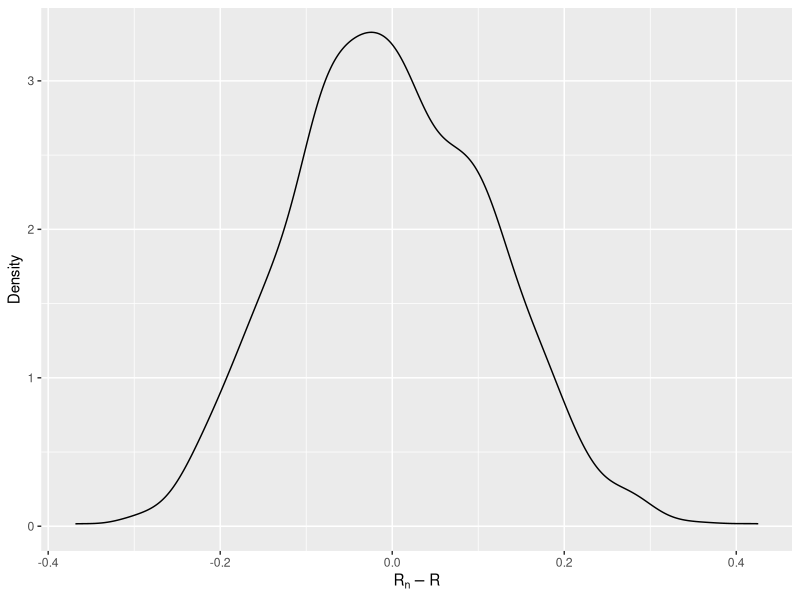
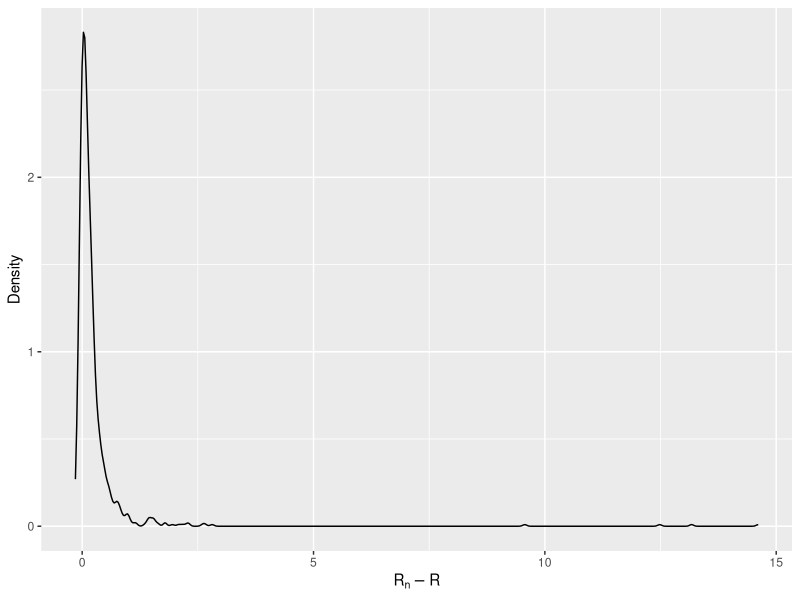

Write R code to recreate these figures, in order. (Note: a time limit stopped this script after it produced the figures.)
## ---- chunk 1
library(ggplot2)
library(dplyr)

toy_data <- function(n, seed = NULL) {
  set.seed(seed)
  x <- matrix(rnorm(8 * n), ncol = 8)
  z <- 0.4 * x[, 1] - 0.5 * x[, 2] + 1.75 * x[, 3] - 0.2 * x[, 4] + x[, 5]
  y <- runif(n) > 1 / (1 + exp(-z))
  return(data.frame(x = x, y = y))
}

log_loss <- function(y, p) {
  -(y * log(p) + (1 - y) * log(1 - p))
}
## ---- chunk 2
df_dgp <- toy_data(100000, 1)
## ---- chunk 3
h_dgp <- glm(y ~ ., data = df_dgp, family = "binomial")
losses <- log_loss(df_dgp$y, predict(h_dgp, df_dgp, type = "response"))
cat(sprintf("Model's risk SE: %.4f\n", sd(losses) / sqrt(nrow(df_dgp))))
## ---- chunk 4
data_train <- toy_data(50, 0)
h <- glm(y ~ ., data = data_train, family = "binomial")

# Compute the true model risk from the DGP
compute_model_risk <- function(model, data, aggregate = TRUE) {
  losses <- log_loss(
    data$y,
    predict(model, select(data, !"y"), type = "response")
  )
  if (aggregate) mean(losses) else losses
}
true_risk <- compute_model_risk(h, df_dgp)
## ---- chunk 5
standard_errors <- vector("numeric", 1000)
ci_include <- vector("logical", 1000)
risk_differences <- vector("numeric", 1000)

# Compute CI using empirical risk and check if true risk is contained
for (i in 1:1000) {
  data_test <- toy_data(50, i + 1)
  losses <- compute_model_risk(h, data_test, aggregate = FALSE)
  est_risk <- mean(losses)
  standard_errors[i] <- sd(losses) / sqrt(nrow(data_test))

  ci <- est_risk + c(-1, 1) * 1.96 * standard_errors[i]
  ci_include[i] <- true_risk >= ci[1] && true_risk <= ci[2]

  risk_differences[i] <- est_risk - true_risk
}

baseline_50_50 <- mean(log_loss(df_dgp$y, 0.5))
## ---- chunk 6
data.frame(risk_differences) |>
  ggplot(aes(x = risk_differences)) +
  geom_density() +
  xlab(bquote(R[n] - R)) +
  ylab("Density")

cat(
  sprintf("True risk proxy: %.4f\n", true_risk),
  sprintf("Mean difference: %.4f\n", mean(risk_differences)),
  sprintf("0.5-0.5 baseline true risk: %.4f\n", baseline_50_50),
  sprintf("Median standard error: %.4f\n", median(standard_errors)),
  sprintf(
    "Percentage of 95CI that contain the true risk proxy: %.1f%%\n",
    100 * mean(ci_include)
  ), sep = ""
)
## ---- chunk 7
risk_differences <- vector("numeric", 50)

for (i in 1:50) {
  toy_1 <- toy_data(50, 2 * i)
  toy_2 <- toy_data(50, 2 * i + 1)
  models <- lapply(list(toy_1, rbind(toy_1, toy_2)), function(data) {
    glm(y ~ ., data = data, family = "binomial")
  })
  risks <- sapply(models, function(h) compute_model_risk(h, df_dgp))
  risk_differences[i] <- risks[1] - risks[2]
}
## ---- chunk 8
cat("Summary of true risk h1 - true risk h2:\n")
summary(risk_differences)
## ---- chunk 9
data <- toy_data(100, 0)
h_0 <- glm(y ~ ., data = data, family = "binomial")
true_risk <- compute_model_risk(h_0, df_dgp)

standard_errors <- vector("numeric", 1000)
ci_include <- vector("logical", 1000)
risk_differences <- vector("numeric", 1000)

for (i in 1:1000) {
  train_indices <- sample(nrow(data), nrow(data) / 2)
  train <- data[train_indices, ]
  test <- data[-train_indices, ]
  h <- glm(y ~ ., data = train, family = "binomial")

  losses <- compute_model_risk(h, test, aggregate = FALSE)
  est_risk <- mean(losses)
  standard_errors[i] <- sd(losses) / sqrt(nrow(test))

  ci <- est_risk + c(-1, 1) * 1.96 * standard_errors[i]
  ci_include[i] <- true_risk >= ci[1] && true_risk <= ci[2]

  risk_differences[i] <- est_risk - true_risk
}
## ---- chunk 10
data.frame(risk_differences) |>
  ggplot(aes(x = risk_differences)) +
  geom_density() +
  xlab(bquote(R[n] - R)) +
  ylab("Density")

cat(
  sprintf("True risk proxy: %.4f\n", true_risk),
  sprintf("Mean difference: %.4f\n", mean(risk_differences)),
  sprintf("Median standard error: %.4f\n", median(standard_errors)),
  sprintf(
    "Percentage of 95CI that contain the true risk proxy: %.1f%%\n",
    100 * mean(ci_include)
  ), sep = ""
)
## ---- chunk 11
cv_estimate <- function(data, folds, repeats = 1, seed = NULL) {
  set.seed(seed)
  losses <- matrix(NA, nrow = repeats, ncol = nrow(data))

  for (i in 1:repeats) {
    # Create folds
    folds_mask <- sample(rep(1:folds, each = nrow(data) / folds))

    for (j in 1:folds) {
      test_mask <- folds_mask == j
      train <- data[folds_mask != j, ]
      test <- data[test_mask, ]

      # Train on all other folds, test on the current fold
      h <- glm(y ~ ., data = train, family = "binomial")
      losses[i, test_mask] <- compute_model_risk(h, test, aggregate = FALSE)
    }
  }

  return(colMeans(losses))
}
## ---- chunk 12
folds_repeats <- matrix(c(2, 4, 10, 10, 100, 1, 1, 1, 20, 1), nrow = 5)
cv_names <- c("2-fold", "4-fold", "10-fold", "10-fold-20-rep", "loocv")

standard_errors <- matrix(NA, nrow = 5, ncol = 500)
ci_include <- matrix(NA, nrow = 5, ncol = 500)
risk_differences <- matrix(NA, nrow = 5, ncol = 500)

for (i in 1:500) {
  data <- toy_data(100, i + 1)
  h_0 <- glm(y ~ ., data = data, family = "binomial")
  true_risk <- compute_model_risk(h_0, df_dgp)

  for (experiment in 1:5) {
    # Compute CV estimate
    folds <- folds_repeats[experiment, 1]
    repeats <- folds_repeats[experiment, 2]
    losses <- cv_estimate(data, folds, repeats, seed = i)

    est_risk <- mean(losses)
    standard_errors[experiment, i] <- sd(losses) / sqrt(nrow(data))

    ci <- est_risk + c(-1, 1) * 1.96 * standard_errors[experiment, i]
    ci_include[experiment, i] <- true_risk >= ci[1] && true_risk <= ci[2]

    risk_differences[experiment, i] <- est_risk - true_risk
  }
}
## ---- chunk 13
data.frame(
  risk_differences = c(t(risk_differences)),
  method = rep(cv_names, each = 500)
) |>
  ggplot(aes(x = risk_differences)) +
  geom_density() +
  facet_wrap(~ factor(method, cv_names), ncol = 4) +
  xlab(bquote(R[n] - R)) +
  ylab("Density")
## ---- chunk 14
for (i in 1:5) {
  cat(
    cv_names[i], ":\n",
    sprintf("  Mean difference: %.4f\n", mean(risk_differences[i, ])),
    sprintf("  Median standard error: %.4f\n", median(standard_errors[i, ])),
    sprintf(
      "  Percentage of 95CI that contain the true risk proxy: %.1f%%\n",
      100 * mean(ci_include[i, ])
    ), sep = ""
  )
}
## ---- chunk 15
folds_repeats <- matrix(c(2, 4, 10, 10, 100, 1, 1, 1, 20, 1), nrow = 5)
cv_names <- c("2-fold", "4-fold", "10-fold", "10-fold-20-rep", "loocv")

standard_errors <- matrix(NA, nrow = 5, ncol = 500)
ci_include <- matrix(NA, nrow = 5, ncol = 500)
risk_differences <- matrix(NA, nrow = 5, ncol = 500)

for (i in 1:500) {
  data <- toy_data(1000, i + 1)
  h_0 <- glm(y ~ ., data = data, family = "binomial")
  true_risk <- compute_model_risk(h_0, df_dgp)

  for (experiment in 1:5) {
    # Compute CV estimate
    folds <- folds_repeats[experiment, 1]
    repeats <- folds_repeats[experiment, 2]
    losses <- cv_estimate(data, folds, repeats, seed = i)

    est_risk <- mean(losses)
    standard_errors[experiment, i] <- sd(losses) / sqrt(nrow(data))

    ci <- est_risk + c(-1, 1) * 1.96 * standard_errors[experiment, i]
    ci_include[experiment, i] <- true_risk >= ci[1] && true_risk <= ci[2]

    risk_differences[experiment, i] <- est_risk - true_risk
  }
}
## ---- chunk 16
data.frame(
  risk_differences = c(t(risk_differences)),
  method = rep(cv_names, each = 500)
) |>
  ggplot(aes(x = risk_differences)) +
  geom_density() +
  facet_wrap(~ factor(method, cv_names), ncol = 4) +
  xlab(bquote(R[n] - R)) +
  ylab("Density")
## ---- chunk 17
for (i in 1:5) {
  cat(
    cv_names[i], ":\n",
    sprintf("  Mean difference: %.4f\n", mean(risk_differences[i, ])),
    sprintf("  Median standard error: %.4f\n", median(standard_errors[i, ])),
    sprintf(
      "  Percentage of 95CI that contain the true risk proxy: %.1f%%\n",
      100 * mean(ci_include[i, ])
    ), sep = ""
  )
}
